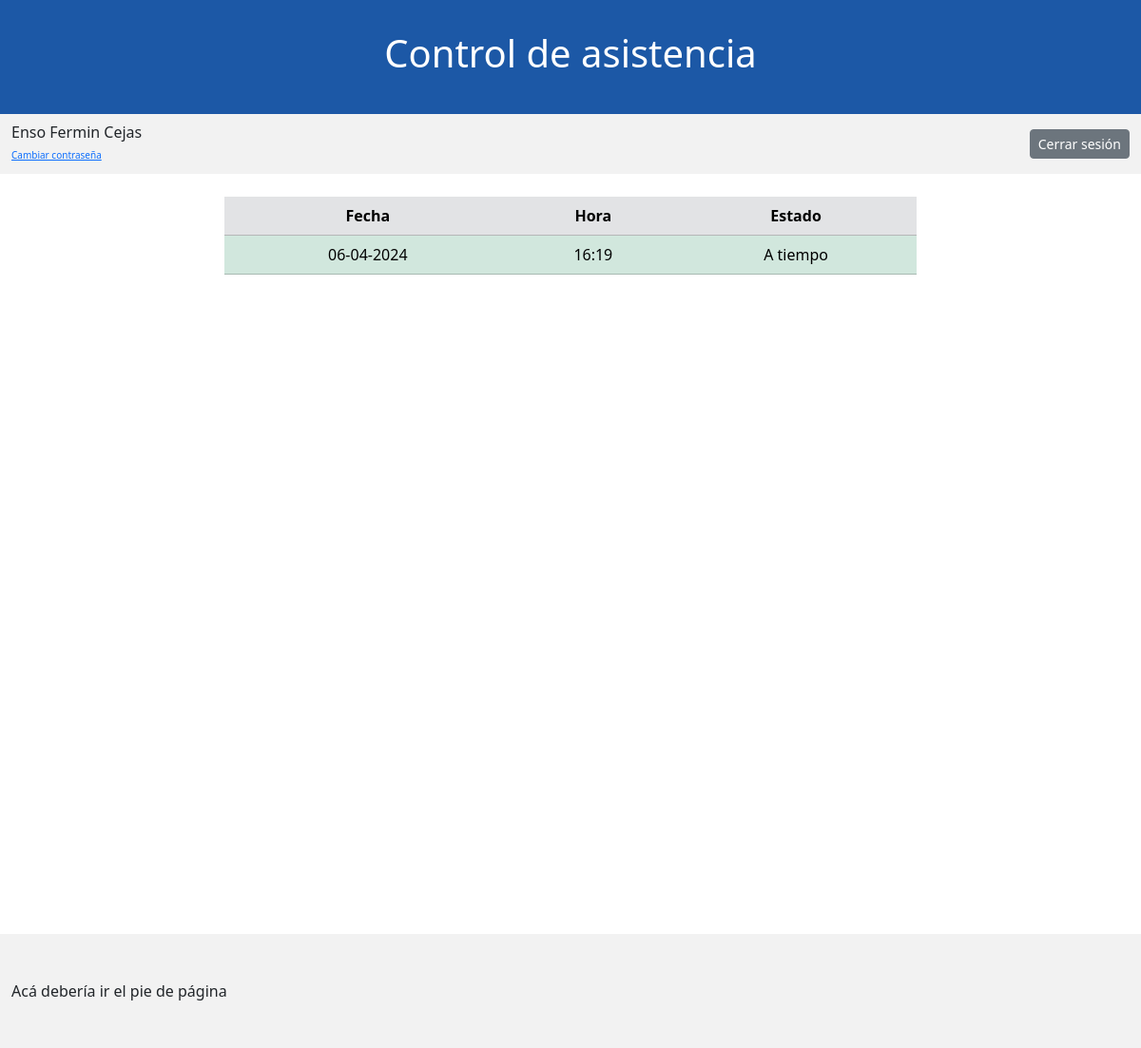
Page /asistencia/asistencias_registradas/ (signed in) on the earlier database version.
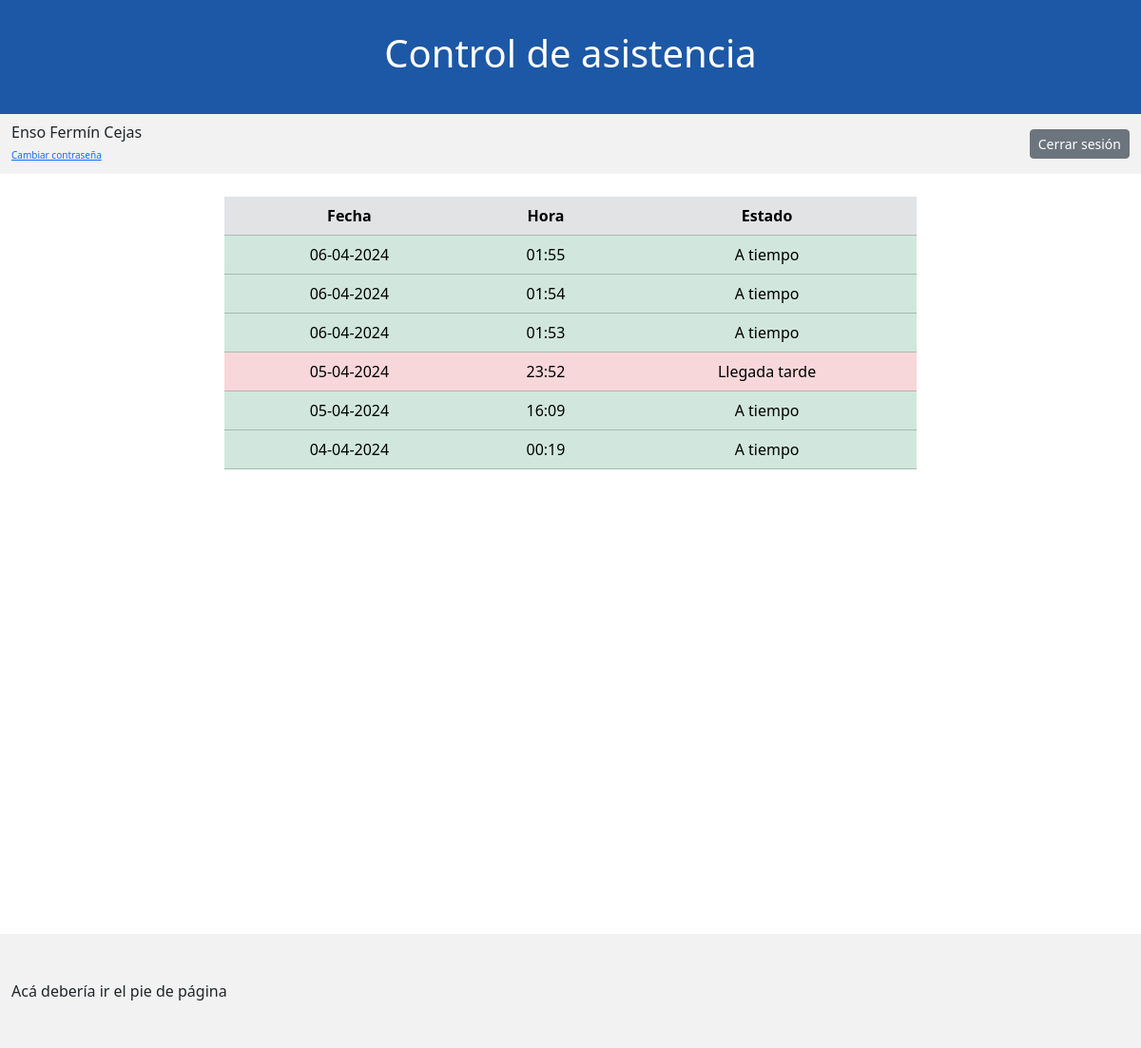
Same page on the later database version.
### asistencia/models.py (models this page shows, shortened)
class Residente(AbstractUser):
    email = models.EmailField('Correo electrónico', blank=False, null=False, unique=True)
    dni = models.CharField('DNI', max_length=8, unique=True)
    fecha_nacimiento = models.DateField('Fecha de nacimiento')
    matricula = models.CharField('Matrícula', max_length=6, unique=True)
    telefono = models.CharField('Teléfono', max_length=10)
    fecha_de_ingreso = models.DateField('Fecha de ingreso a la residencia')
    REQUIRED_FIELDS = ['email', 'dni', 'first_name', 'last_name', 'fecha_nacimiento', 'matricula', 'telefono', 'fecha_de_ingreso']
    class Meta:
        verbose_name = 'Residente'
        verbose_name_plural = 'Residentes'

class RegistroAsistencia(models.Model):
    residente = models.ForeignKey(Residente, on_delete=models.CASCADE)
    fecha_hora = models.DateTimeField('Fecha y hora', auto_now_add=True)
    latitud = models.FloatField('Latitud')
    longitud = models.FloatField('Longitud')
    llegada_tarde = models.BooleanField('¿Llegó tarde?', default=False)
    class Meta:
        verbose_name = 'Registro de asistencia'
        verbose_name_plural = 'Registros de asistencia'

### asistencia/views.py (the view)
# urls.py: path('asistencias_registradas/', ListaAsistenciaView.as_view(), name='asistencias_registradas'),
class ListaAsistenciaView(LoginRequiredMixin, TemplateView):
    template_name = 'presentes/lista_asistencias_registradas.html'
    def get_context_data(self, **kwargs):
        context = super().get_context_data(**kwargs)
        context['attendance_records'] = RegistroAsistencia.objects.filter(residente=self.request.user).order_by('-fecha_hora')[:6]
        return context

### asistencia/templates/presentes/lista_asistencias_registradas.html (shortened to what this page needs)
{% extends "base.html" %}
{% block content %}
<div class="container vh-100">
    <div class="d-flex justify-content-center col-md-8 mx-auto py-4">
        <table class="table text-center">
            <thead class="table-secondary">
                <tr>
                    <th scope="col">Fecha</th>
                    <th scope="col">Hora</th>
                    <th scope="col">Estado</th>
                </tr>
            </thead>
            <tbody>
                {% for record in attendance_records %}
                <tr class="{% if record.llegada_tarde %}table-danger{% else %}table-success{% endif %}">
                    <td>{{ record.fecha_hora|date:"d-m-Y" }}</td>
                    <td>{{ record.fecha_hora|time:"H:i" }}</td>
                    <td>{% if record.llegada_tarde %}Llegada tarde{% else %}A tiempo{% endif %}</td>
                </tr>
                {% endfor %}
            </tbody>
        </table>
    </div>
</div>
{% endblock %}

### asistencia/templates/base.html (shortened to what this page needs)
<!DOCTYPE html>
<html lang="es">
<head>
    <link href="https://cdn.jsdelivr.net/npm/bootstrap@5.3.3/dist/css/bootstrap.min.css" rel="stylesheet"
>
</head>
<body>
    <header name="header" class="container-fluid d-flex align-items-center justify-content-center text-white"
        style="background-color: #1C58A6; height: 120px;">
        <h1>Control de asistencia</h1>
    </header>
    <div class="container-fluid sticky-top" style="background-color: #F2F2F2; padding-top: 10px; padding-bottom: 10px;">
        {% if user.is_authenticated %}
        <div class="d-flex justify-content-between align-items-center">
            <div>
                <h6 class="mb-0">{{ user.get_full_name }}</h6>
                <a href="{% url 'password_change' %}" style="font-size: x-small;">Cambiar contraseña</a>
            </div>
            <form method="post" action="{% url 'logout' %}" class="mr-2">
                <button type="submit" class="btn btn-secondary btn-sm">Cerrar sesión</button>
            </form>
        </div>
        {% endif %}
    </div>
    <section class="container-sm">
        {% block content %}{% endblock %}
    </section>
    <footer class="container-fluid py-5" style="background-color: #F2F2F2;">
        <p class="mb-0">Acá debería ir el pie de página</p>
    </footer>
</body>
</html>

Differences in the rows shown:
removed RegistroAsistencia: fecha_hora "06-04-2024", fecha_hora "16:19", llegada_tarde "A tiempo"
changed Residente: get_full_name "Enso Fermin Cejas" → "Enso Fermín Cejas"
added RegistroAsistencia: fecha_hora "06-04-2024", fecha_hora "01:55", llegada_tarde "A tiempo"
added RegistroAsistencia: fecha_hora "06-04-2024", fecha_hora "01:54", llegada_tarde "A tiempo"
added RegistroAsistencia: fecha_hora "06-04-2024", fecha_hora "01:53", llegada_tarde "A tiempo"
added RegistroAsistencia: fecha_hora "05-04-2024", fecha_hora "23:52", llegada_tarde "Llegada tarde"
added RegistroAsistencia: fecha_hora "05-04-2024", fecha_hora "16:09", llegada_tarde "A tiempo"
added RegistroAsistencia: fecha_hora "04-04-2024", fecha_hora "00:19", llegada_tarde "A tiempo"
